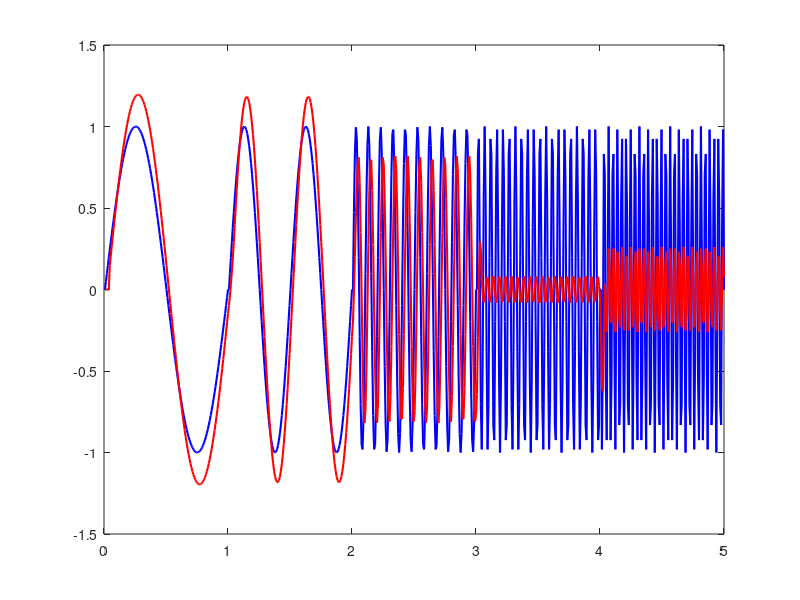

The MATLAB source for this figure: (Note: this script raises an error after producing the figure.)
function unu
    
    freqs = [1 2 10 20 100];
    N = 128;
    t = 0 : 1 / N : 1;
    
    signals = [];
    for f = freqs
        signals = [signals sin(2 * pi * f * t)];
    endfor
    
    x = (1 : length(freqs) * length(t)) / length(t);
    plot(x, signals, 'b', 'LineWidth', 1.5); hold on;
    
    samples = zeros(1, 5);
    for i = 1 : length(freqs) * length(t) - 5
        average = 0;
        for j = i : i + 5
            average += signals(j);
        endfor
        samples = [samples average / 5];
    endfor
    
    plot(x, samples, 'r', 'LineWidth', 1.5);
    
    figure;
    plot(filter(b, a, signals));
    
endfunction
